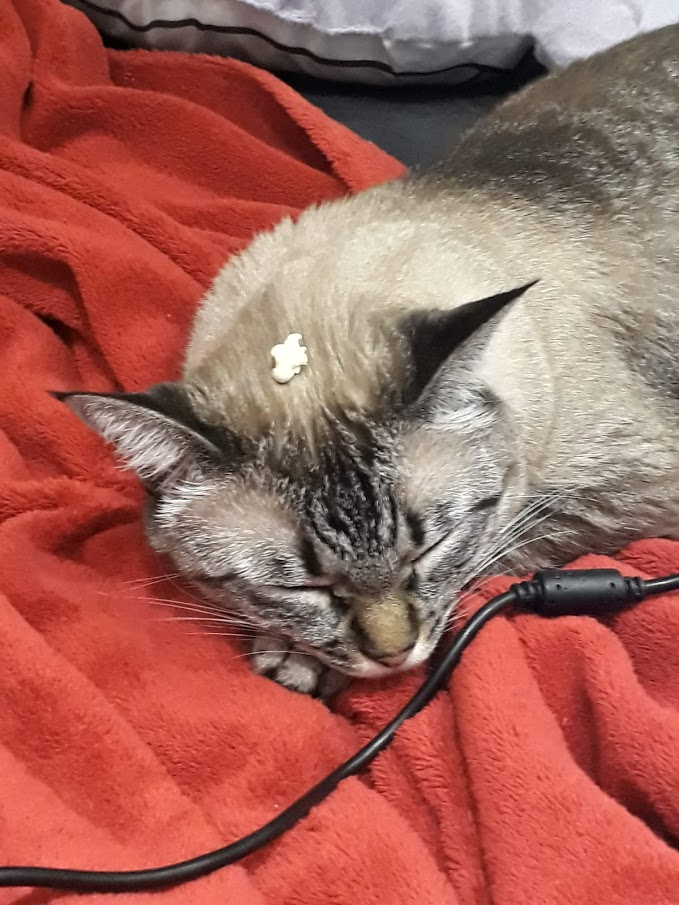
#> input picture Enhance+Canny/gato_pipoca.jpg, 679 x 905 px, found by its file name
$ python Trabalho.py
#> lines starting #> are read from the running program, lines starting #| are printed output that depends on the picture
import cv2
img = cv2.imread("gato_pipoca.JPG", cv2.IMREAD_COLOR)
#> img is the input picture: shape (905, 679, 3); mean B, G, R 89.7, 99.1, 162.6


enhance = cv2.detailEnhance(img)
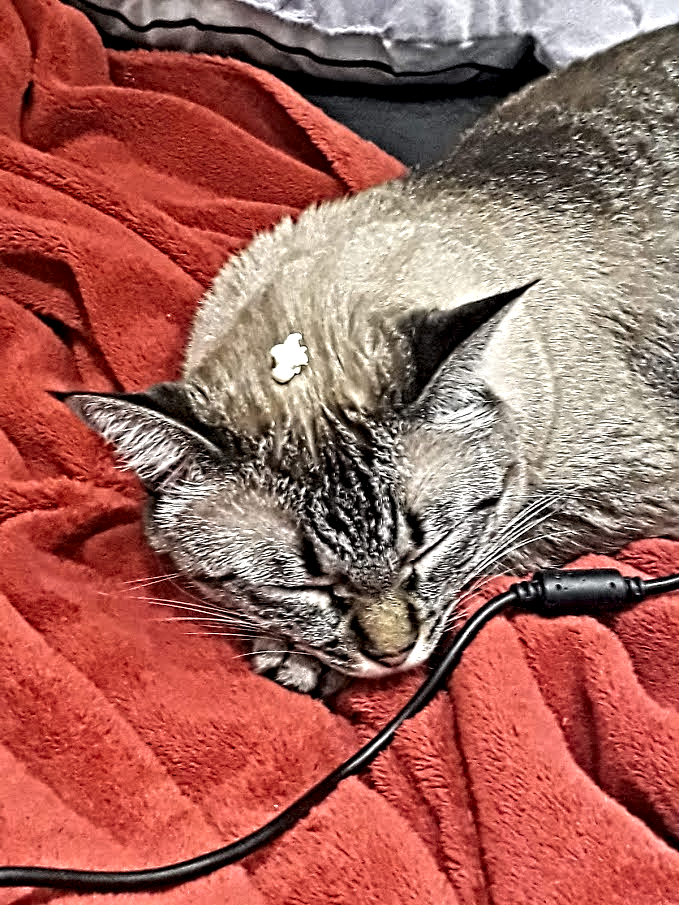
#> enhance: shape (905, 679, 3); mean B, G, R 91.3, 100.2, 162.9
canny = cv2.Canny(enhance, 80, 200)
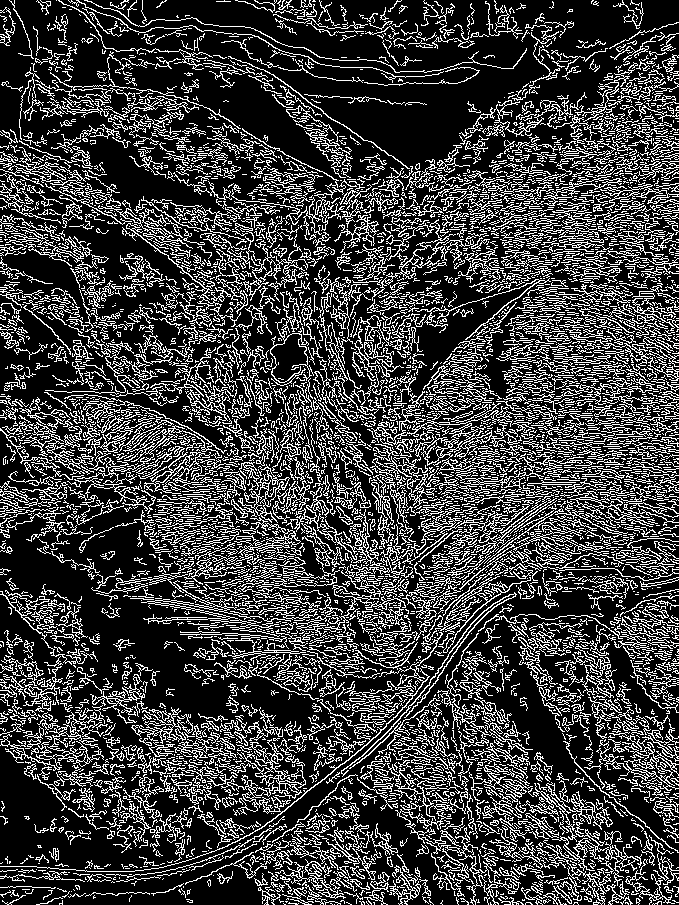
#> canny: shape (905, 679); 24.7% white in thin lines or dots

cv2.imshow('gato', canny)

cv2.imwrite('gato_pipoca_novo.JPG', canny)
print('Imagem Salva no Disco')

cv2.waitKey(0)
cv2.destroyAllWindows()
